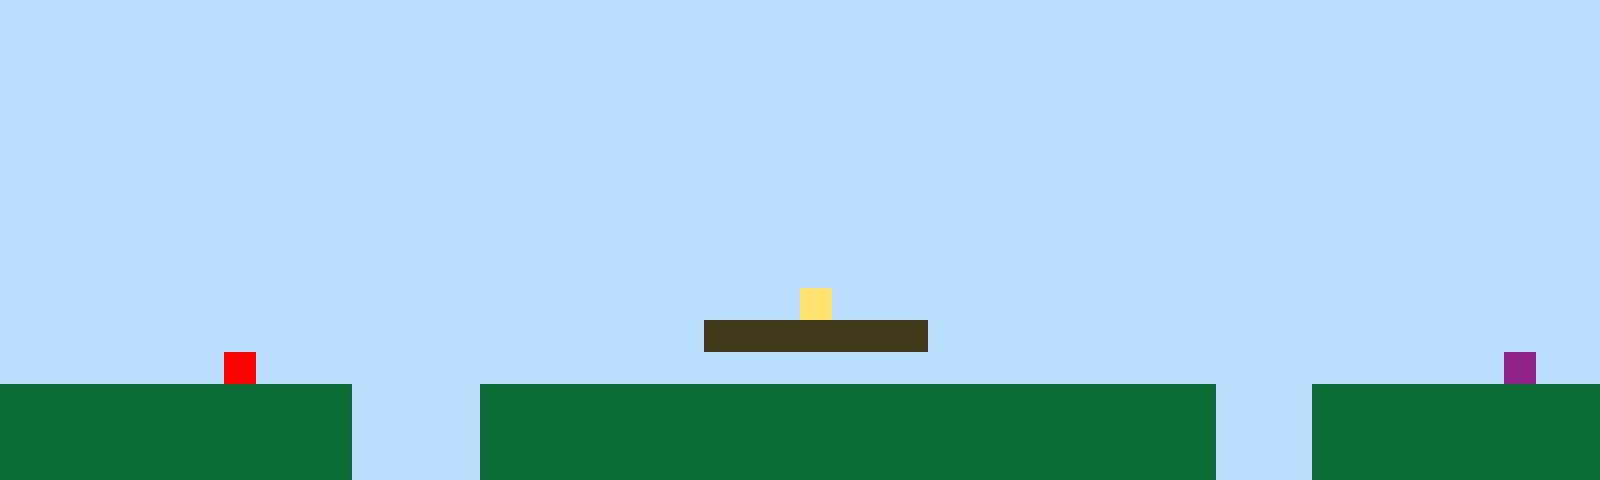

Below is a game level as drawn by its tile map, then a one-line description and the .tmx file that defines it, in full:
An orthogonal 50x15 tile map with 32x32 px tiles, 1 tile layer (Tile Layer 1).

<map version="1.10" tiledversion="1.11.2" orientation="orthogonal" renderorder="right-up" width="50" height="15" tilewidth="32" tileheight="32" infinite="0" nextlayerid="2" nextobjectid="1"><editorsettings><export target="map1.csv" format="csv" /></editorsettings><tileset firstgid="1" name="sprites" tilewidth="32" tileheight="32" tilecount="6" columns="3"><image source="sprites.png" width="96" height="64" /></tileset><layer id="1" name="Tile Layer 1" width="50" height="15"><data encoding="csv">1,1,1,1,1,1,1,1,1,1,1,1,1,1,1,1,1,1,1,1,1,1,1,1,1,1,1,1,1,1,1,1,1,1,1,1,1,1,1,1,1,1,1,1,1,1,1,1,1,1,1,1,1,1,1,1,1,1,1,1,1,1,1,1,1,1,1,1,1,1,1,1,1,1,1,1,1,1,1,1,1,1,1,1,1,1,1,1,1,1,1,1,1,1,1,1,1,1,1,1,1,1,1,1,1,1,1,1,1,1,1,1,1,1,1,1,1,1,1,1,1,1,1,1,1,1,1,1,1,1,1,1,1,1,1,1,1,1,1,1,1,1,1,1,1,1,1,1,1,1,1,1,1,1,1,1,1,1,1,1,1,1,1,1,1,1,1,1,1,1,1,1,1,1,1,1,1,1,1,1,1,1,1,1,1,1,1,1,1,1,1,1,1,1,1,1,1,1,1,1,1,1,1,1,1,1,1,1,1,1,1,1,1,1,1,1,1,1,1,1,1,1,1,1,1,1,1,1,1,1,1,1,1,1,1,1,1,1,1,1,1,1,1,1,1,1,1,1,1,1,1,1,1,1,1,1,1,1,1,1,1,1,1,1,1,1,1,1,1,1,1,1,1,1,1,1,1,1,1,1,1,1,1,1,1,1,1,1,1,1,1,1,1,1,1,1,1,1,1,1,1,1,1,1,1,1,1,1,1,1,1,1,1,1,1,1,1,1,1,1,1,1,1,1,1,1,1,1,1,1,1,1,1,1,1,1,1,1,1,1,1,1,1,1,1,1,1,1,1,1,1,1,1,1,1,1,1,1,1,1,1,1,1,1,1,1,1,1,1,1,1,1,1,1,1,1,1,1,1,1,1,1,1,1,1,1,1,1,1,1,1,1,1,1,1,1,1,1,1,1,1,1,1,1,1,1,1,1,1,1,1,1,1,1,1,1,1,1,1,1,1,1,1,1,1,1,1,1,1,1,1,1,1,1,1,1,1,1,1,1,1,1,1,1,1,1,1,1,1,1,1,1,1,1,1,1,1,1,1,1,1,1,1,1,1,1,1,1,1,1,1,1,1,1,1,4,1,1,1,1,1,1,1,1,1,1,1,1,1,1,1,1,1,1,1,1,1,1,1,1,1,1,1,1,1,1,1,1,1,1,1,1,1,1,1,1,1,1,1,1,1,1,3,3,3,3,3,3,3,1,1,1,1,1,1,1,1,1,1,1,1,1,1,1,1,1,1,1,1,1,1,1,1,1,1,1,1,5,1,1,1,1,1,1,1,1,1,1,1,1,1,1,1,1,1,1,1,1,1,1,1,1,1,1,1,1,1,1,1,1,1,1,1,1,1,1,1,6,1,1,2,2,2,2,2,2,2,2,2,2,2,1,1,1,1,2,2,2,2,2,2,2,2,2,2,2,2,2,2,2,2,2,2,2,2,2,2,2,1,1,1,2,2,2,2,2,2,2,2,2,2,2,2,2,2,2,2,2,2,2,2,1,1,1,1,2,2,2,2,2,2,2,2,2,2,2,2,2,2,2,2,2,2,2,2,2,2,2,1,1,1,2,2,2,2,2,2,2,2,2,2,2,2,2,2,2,2,2,2,2,2,1,1,1,1,2,2,2,2,2,2,2,2,2,2,2,2,2,2,2,2,2,2,2,2,2,2,2,1,1,1,2,2,2,2,2,2,2,2,2</data></layer></map>
